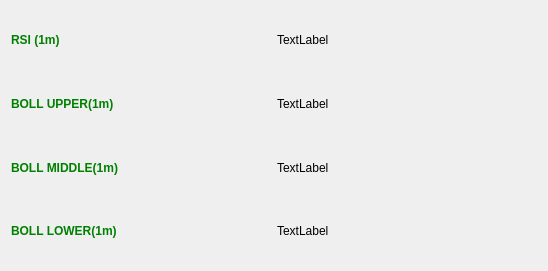
<?xml version="1.0" encoding="UTF-8"?>
<ui version="4.0">
 <class>Form</class>
 <widget class="QWidget" name="Form">
  <property name="geometry">
   <rect>
    <x>0</x>
    <y>0</y>
    <width>548</width>
    <height>271</height>
   </rect>
  </property>
  <property name="windowTitle">
   <string>Form</string>
  </property>
  <layout class="QVBoxLayout" name="verticalLayout">
   <item>
    <layout class="QGridLayout" name="gridLayout">
     <item row="2" column="0">
      <widget class="QLabel" name="label_6">
       <property name="font">
        <font>
         <weight>75</weight>
         <bold>true</bold>
        </font>
       </property>
       <property name="styleSheet">
        <string notr="true">color:green;</string>
       </property>
       <property name="text">
        <string>BOLL MIDDLE(1m)</string>
       </property>
      </widget>
     </item>
     <item row="1" column="1">
      <widget class="QLabel" name="boll1m">
       <property name="text">
        <string>TextLabel</string>
       </property>
      </widget>
     </item>
     <item row="0" column="0">
      <widget class="QLabel" name="label">
       <property name="font">
        <font>
         <weight>75</weight>
         <bold>true</bold>
        </font>
       </property>
       <property name="styleSheet">
        <string notr="true">color:green;</string>
       </property>
       <property name="text">
        <string>RSI (1m)</string>
       </property>
      </widget>
     </item>
     <item row="1" column="0">
      <widget class="QLabel" name="label_5">
       <property name="font">
        <font>
         <weight>75</weight>
         <bold>true</bold>
        </font>
       </property>
       <property name="styleSheet">
        <string notr="true">color:green;</string>
       </property>
       <property name="text">
        <string>BOLL UPPER(1m)</string>
       </property>
      </widget>
     </item>
     <item row="3" column="0">
      <widget class="QLabel" name="label_7">
       <property name="font">
        <font>
         <weight>75</weight>
         <bold>true</bold>
        </font>
       </property>
       <property name="styleSheet">
        <string notr="true">color:green;</string>
       </property>
       <property name="text">
        <string>BOLL LOWER(1m)</string>
       </property>
      </widget>
     </item>
     <item row="0" column="1">
      <widget class="QLabel" name="rsi1m">
       <property name="text">
        <string>TextLabel</string>
       </property>
      </widget>
     </item>
     <item row="3" column="1">
      <widget class="QLabel" name="longgoing">
       <property name="text">
        <string>TextLabel</string>
       </property>
      </widget>
     </item>
     <item row="2" column="1">
      <widget class="QLabel" name="shortgoing">
       <property name="text">
        <string>TextLabel</string>
       </property>
      </widget>
     </item>
    </layout>
   </item>
  </layout>
 </widget>
 <resources/>
 <connections/>
</ui>
